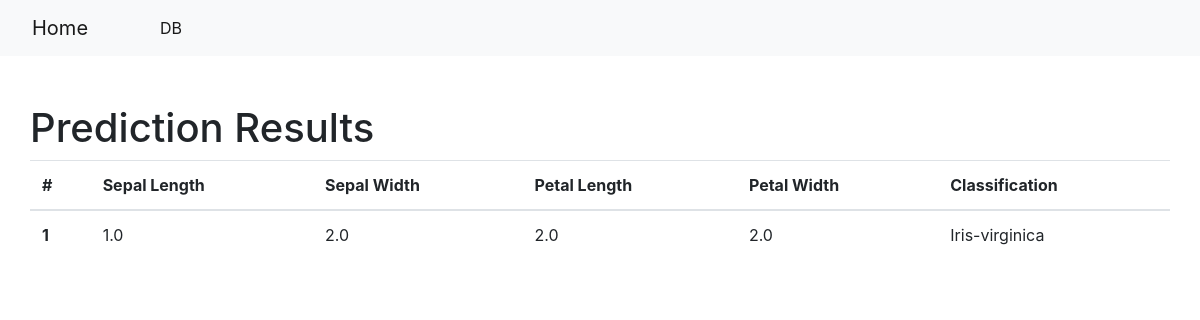
Before: /results/ with the older database file.
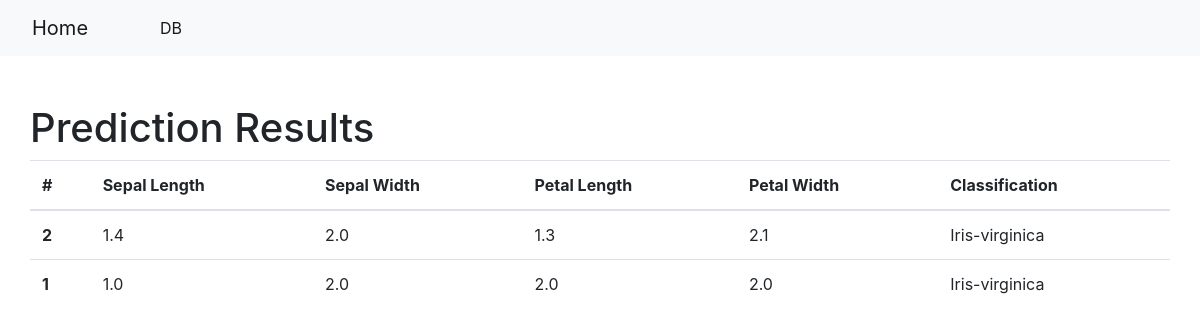
After: the same page with the newer database file.
### iris/models.py (models this page shows, shortened)
class PredResults(models.Model):
    sepal_length = models.FloatField()
    sepal_width = models.FloatField()
    petal_length = models.FloatField()
    petal_width = models.FloatField()
    classification = models.CharField(max_length=30)

### iris/views.py (the view)
# urls.py: path('results/', views.results, name="results"),
def results(request):
    context = {"dataset": PredResults.objects.all().order_by("-id")}
    return render(request, "iris/results.html", context)

### iris/templates/iris/results.html
{% extends "iris/base.html" %}
{% block body %}
<div class="container pt-5">
    <div class="row">
        <h1>Prediction Results</h1>
        <table class="table">
            <thead>
                <tr>
                    <th scope="col">#</th>
                    <th scope="col">Sepal Length</th>
                    <th scope="col">Sepal Width</th>
                    <th scope="col">Petal Length</th>
                    <th scope="col">Petal Width</th>
                    <th scope="col">Classification</th>
                </tr>
            </thead>
            <tbody>
                {% for data in dataset %}
                <tr>
                    <th scope="row">{{ data.id }}</th>
                    <td>{{ data.sepal_length }}</td>
                    <td>{{ data.sepal_width }}</td>
                    <td>{{ data.petal_length }}</td>
                    <td>{{ data.petal_width}}</td>
                    <td>{{ data.classification}}</td>
                </tr>
                {% endfor %}
            </tbody>
        </table>
    </div>
</div>
{% endblock %}

### iris/templates/iris/base.html (shortened to what this page needs)
{% load static %}
<!doctype html>
<html lang="en">
<head>
    <link rel="stylesheet" href="https://stackpath.bootstrapcdn.com/bootstrap/4.5.2/css/bootstrap.min.css"
>
</head>
<body>
    <nav class="navbar navbar-expand-lg navbar-light bg-light">
        <a class="navbar-brand" href="{% url 'index' %}">Home</a>
        <div class="collapse navbar-collapse" id="navbarNavAltMarkup">
            <div class="navbar-nav">
                <a class="nav-link active" href="{% url 'results' %}">DB<span class="sr-only">(current)</span></a>
            </div>
        </div>
    </nav>
    {% block body %}
    {% endblock %}
</body>
</html>

### iris/templates/iris/base.html (style rules this page uses)
a { padding: 0 3rem; }
.navbar-brand { padding-left: 5rem; }
@media screen and (min-width: 2px) { .navbar-brand { padding-left: 1rem; } }

Changed rows visible on the page:
added PredResults: id "2", sepal_length "1.4", sepal_width "2.0", petal_length "1.3", petal_width "2.1", classification "Iris-virginica"
